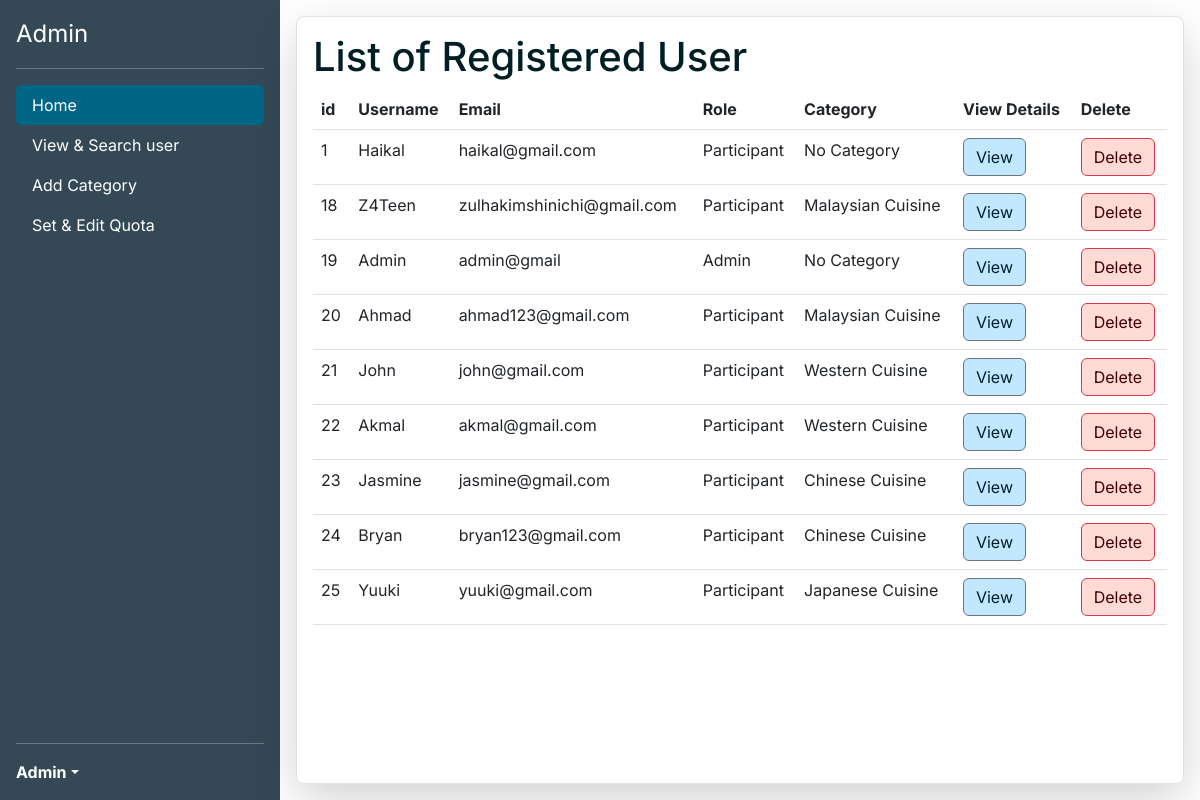
Page /src/adminmain.php (signed in) on the committed database.
### tables this page shows
CREATE TABLE IF NOT EXISTS `table1` (
  `id_User` int NOT NULL AUTO_INCREMENT,
  `Username` varchar(255) NOT NULL,
  `Password` varchar(255) NOT NULL,
  `Email` varchar(255) NOT NULL,
  `Role` varchar(255) NOT NULL,
  `id_Category` int NOT NULL,
  `age` int DEFAULT NULL,
  `phone` bigint DEFAULT NULL,
  `address` varchar(200) DEFAULT NULL,
  `occupation` varchar(100) DEFAULT NULL,
  `gender` varchar(50) DEFAULT NULL,
  PRIMARY KEY (`id_User`),
  KEY `id_Category` (`id_Category`)
);

CREATE TABLE IF NOT EXISTS `category1` (
  `id_Category` int NOT NULL AUTO_INCREMENT,
  `Category` varchar(255) NOT NULL,
  `CategoryQuota` varchar(255) NOT NULL,
  `Descrip` varchar(255) NOT NULL,
  PRIMARY KEY (`id_Category`)
);

### src/adminmain.php (the view, shortened to what this page needs)
<?php
$name = $_SESSION['username'];
$servername = "localhost";
$userdb = "root";
$passworddb = "";
$dbname = "database1";
$conn = mysqli_connect($servername, $userdb, $passworddb, $dbname);
$sql =
"SELECT table1.id_User,table1.Username,table1.Email, table1.Role, table1.phone, table1.age, table1.address, table1.occupation, category1.Category
FROM table1 LEFT JOIN category1
ON table1.id_Category = category1.id_Category ;";
$result = mysqli_query($conn, $sql);
?>
<!DOCTYPE html>
<html lang="en">
<head>
  <link href="https://cdn.jsdelivr.net/npm/bootstrap@5.3.0-alpha3/dist/css/bootstrap.min.css" rel="stylesheet"
 />
  <link rel="stylesheet" href="styles.css" />
</head>
<body class="d-flex flex-nowrap">
  <div class="d-flex flex-column flex-shrink-0 p-3 text-white bg-dark " style="width: 280px; min-height: 100vh;">
    <a href="#" class="d-flex align-items-center mb-3 mb-md-0 me-md-auto text-white text-decoration-none">
      <span class="fs-4">Admin</span>
    </a>
    <hr />
    <ul class="nav nav-pills flex-column mb-auto">
      <li class="nav-item">
        <a href="adminmain.php" class="nav-link active" aria-current="page">Home</a>
      </li>
      <li>
        <a href="adminmain2.php" class="nav-link text-white">View & Search user</a>
      </li>
      <li>
        <a href="adminmain3.php" class="nav-link text-white">Add Category</a>
      </li>
      <li>
        <a href="adminmain4.php" class="nav-link text-white">Set & Edit Quota</a>
      </li>
    </ul>
    <hr />
    <div class="dropdown">
      <a href="#" class="d-flex align-items-center text-white text-decoration-none dropdown-toggle" id="dropdownUser1"
        data-bs-toggle="dropdown" aria-expanded="false">
        <strong>
          <?php echo $name; ?>
        </strong>
      </a>
    </div>
  </div>
  <div class="container-fluid m-3 p-3 rounded-3 border shadow-lg">
    <div>
      <?php if (mysqli_num_rows($result) > 0) { ?>
        <h1>List of Registered User</h1>
        <table class="table">
          <thead>
            <tr>
              <th scope="col">id</th>
              <th scope="col">Username</th>
              <th scope="col">Email</th>
              <th scope="col">Role</th>
              <th scope="col">Category</th>
              <th scope="col">View Details</th>
              <th scope="col">Delete</th>
            </tr>
          </thead>
          <tbody>
            <?php
            while ($table = mysqli_fetch_array($result, MYSQLI_NUM)) {
              $id = $table[0];
              $username = $table[1];
              $email = $table[2];
              $Role = $table[3];
              $Category = $table[8];
              echo "<tr>";
              echo "<td>$id</td>";
              echo "<td>$username</td>";
              echo "<td>$email</td>";
              echo "<td>$Role</td>";
              echo "<td>$Category</td>";
              echo "<td><button class='btn btn-secondary'name='update'type='submit' data-bs-toggle='modal' data-bs-target='#exampleModal$id' value='$id'>View</button></form></td>";
              echo "<td><form method='POST' action='delete.php'><button class='btn btn-danger'name='delete'type='submit' onclick='return myconfirmed()' value='$id'>Delete</button></form></td>";
              echo "</tr>";
              ?>
              <?php
            }
      }
      ?>
        </tbody>
      </table>
    </div>
  </div>
</body>
</html>

### src/styles.css (style rules this page uses)
* { font-family: 'Inter',sans-serif; }
body { background-color: #ffffff; color:#001f25; }
.bg-dark { background-color: #344955 !important; color:#ffffff; }
.nav-pills .nav-link.active, .nav-pills .show>.nav-link { color: #ffffff; background-color: #006688; }
.btn-secondary { background-color: #c2e8ff; color:#001e2c; }
.btn-danger { color: #410002 !important; background-color: #ffdad6 ; }

### rows in the picture
table1: id_User "1", Username "Haikal", Email "haikal@gmail.com", Role "Participant", id_Category.Category "No Category"
table1: id_User "18", Username "Z4Teen", Email "zulhakimshinichi@gmail.com", Role "Participant", id_Category.Category "Malaysian Cuisine"
table1: id_User "19", Username "Admin", Email "admin@gmail", Role "Admin", id_Category.Category "No Category"
table1: id_User "20", Username "Ahmad", Email "ahmad123@gmail.com", Role "Participant", id_Category.Category "Malaysian Cuisine"
table1: id_User "21", Username "John", Email "john@gmail.com", Role "Participant", id_Category.Category "Western Cuisine"
table1: id_User "22", Username "Akmal", Email "akmal@gmail.com", Role "Participant", id_Category.Category "Western Cuisine"
table1: id_User "23", Username "Jasmine", Email "jasmine@gmail.com", Role "Participant", id_Category.Category "Chinese Cuisine"
table1: id_User "24", Username "Bryan", Email "bryan123@gmail.com", Role "Participant", id_Category.Category "Chinese Cuisine"
table1: id_User "25", Username "Yuuki", Email "yuuki@gmail.com", Role "Participant", id_Category.Category "Japanese Cuisine"

### other values in the picture
$name "Admin"
